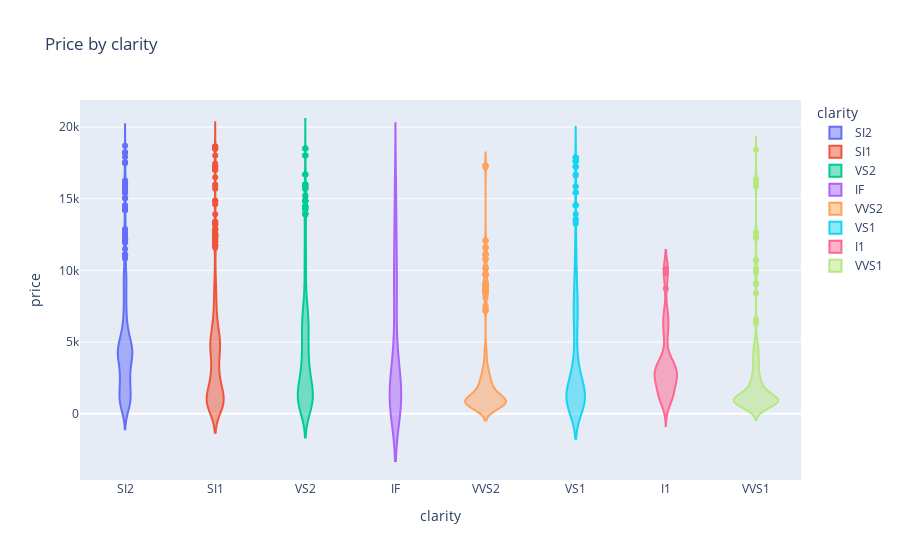

Notebook code for this chart:
### Code cell
plot_diamonds_price_by(diamonds, 'clarity')

### Figure 1 — Plotly figure (JSON) as saved in the notebook; plotly's stock layout.template omitted (floating-point values rounded to 4 significant figures; data arrays with more than 128 entries replaced by an {"elided": "..."} marker saying what was removed)
{"data": [{"alignmentgroup": "True", "box": {"visible": false}, "hovertemplate": "clarity=%{x}<br>price=%{y}<extra></extra>", "legendgroup": "SI2", "marker": {"color": "#636efa"}, "name": "SI2", "offsetgroup": "SI2", "orientation": "v", "scalegroup": "True", "showlegend": true, "type": "violin", "x": {"elided": "670 str values"}, "x0": " ", "xaxis": "x", "y": {"elided": "670 int values"}, "y0": " ", "yaxis": "y"}, {"alignmentgroup": "True", "box": {"visible": false}, "hovertemplate": "clarity=%{x}<br>price=%{y}<extra></extra>", "legendgroup": "SI1", "marker": {"color": "#EF553B"}, "name": "SI1", "offsetgroup": "SI1", "orientation": "v", "scalegroup": "True", "showlegend": true, "type": "violin", "x": {"elided": "942 str values"}, "x0": " ", "xaxis": "x", "y": {"elided": "942 int values"}, "y0": " ", "yaxis": "y"}, {"alignmentgroup": "True", "box": {"visible": false}, "hovertemplate": "clarity=%{x}<br>price=%{y}<extra></extra>", "legendgroup": "VS2", "marker": {"color": "#00cc96"}, "name": "VS2", "offsetgroup": "VS2", "orientation": "v", "scalegroup": "True", "showlegend": true, "type": "violin", "x": {"elided": "949 str values"}, "x0": " ", "xaxis": "x", "y": {"elided": "949 int values"}, "y0": " ", "yaxis": "y"}, {"alignmentgroup": "True", "box": {"visible": false}, "hovertemplate": "clarity=%{x}<br>price=%{y}<extra></extra>", "legendgroup": "IF", "marker": {"color": "#ab63fa"}, "name": "IF", "offsetgroup": "IF", "orientation": "v", "scalegroup": "True", "showlegend": true, "type": "violin", "x": ["IF", "IF", "IF", "IF", "IF", "IF", "IF", "IF", "IF", "IF", "IF", "IF", "IF", "IF", "IF", "IF", "IF", "IF", "IF", "IF", "IF", "IF", "IF", "IF", "IF", "IF", "IF", "IF", "IF", "IF", "IF", "IF", "IF", "IF", "IF", "IF", "IF", "IF", "IF", "IF", "IF", "IF", "IF", "IF", "IF", "IF", "IF", "IF", "IF", "IF", "IF", "IF", "IF", "IF", "IF", "IF", "IF", "IF", "IF", "IF", "IF", "IF", "IF", "IF", "IF", "IF", "IF", "IF", "IF", "IF", "IF", "IF", "IF", "IF", "IF", "IF", "IF", "IF", "IF", "IF", "IF", "IF", "IF", "IF", "IF", "IF", "IF", "IF", "IF", "IF", "IF", "IF", "IF", "IF", "IF", "IF", "IF", "IF", "IF", "IF", "IF", "IF", "IF"], "x0": " ", "xaxis": "x", "y": [918, 789, 956, 954, 1052, 650, 14616, 949, 974, 1905, 1333, 4046, 891, 1333, 7352, 1450, 873, 1046, 988, 11888, 586, 1216, 9596, 566, 12647, 7367, 9820, 918, 10350, 891, 694, 971, 12549, 754, 2598, 3143, 1148, 10419, 2879, 1013, 7207, 886, 16406, 4193, 914, 8655, 914, 2372, 988, 1056, 13998, 9053, 4916, 984, 946, 971, 12549, 754, 2598, 3143, 1148, 10419, 2879, 1013, 7207, 886, 16406, 4193, 914, 8655, 914, 2372, 988, 1056, 13998, 9053, 4916, 984, 946, 971, 12549, 754, 2598, 3143, 1148, 10419, 2879, 1013, 7207, 886, 16406, 4193, 914, 8655, 914, 2372, 988, 1056, 13998, 9053, 4916, 984, 946], "y0": " ", "yaxis": "y"}, {"alignmentgroup": "True", "box": {"visible": false}, "hovertemplate": "clarity=%{x}<br>price=%{y}<extra></extra>", "legendgroup": "VVS2", "marker": {"color": "#FFA15A"}, "name": "VVS2", "offsetgroup": "VVS2", "orientation": "v", "scalegroup": "True", "showlegend": true, "type": "violin", "x": {"elided": "369 str values"}, "x0": " ", "xaxis": "x", "y": {"elided": "369 int values"}, "y0": " ", "yaxis": "y"}, {"alignmentgroup": "True", "box": {"visible": false}, "hovertemplate": "clarity=%{x}<br>price=%{y}<extra></extra>", "legendgroup": "VS1", "marker": {"color": "#19d3f3"}, "name": "VS1", "offsetgroup": "VS1", "orientation": "v", "scalegroup": "True", "showlegend": true, "type": "violin", "x": {"elided": "620 str values"}, "x0": " ", "xaxis": "x", "y": {"elided": "620 int values"}, "y0": " ", "yaxis": "y"}, {"alignmentgroup": "True", "box": {"visible": false}, "hovertemplate": "clarity=%{x}<br>price=%{y}<extra></extra>", "legendgroup": "I1", "marker": {"color": "#FF6692"}, "name": "I1", "offsetgroup": "I1", "orientation": "v", "scalegroup": "True", "showlegend": true, "type": "violin", "x": ["I1", "I1", "I1", "I1", "I1", "I1", "I1", "I1", "I1", "I1", "I1", "I1", "I1", "I1", "I1", "I1", "I1", "I1", "I1", "I1", "I1", "I1", "I1", "I1", "I1", "I1", "I1", "I1", "I1", "I1", "I1", "I1", "I1", "I1", "I1", "I1", "I1", "I1", "I1", "I1", "I1", "I1", "I1", "I1", "I1", "I1", "I1", "I1", "I1", "I1", "I1"], "x0": " ", "xaxis": "x", "y": [8711, 2220, 1599, 6597, 1739, 490, 2068, 2844, 4139, 9789, 3230, 3136, 1158, 3544, 2788, 2398, 6788, 5607, 2647, 1037, 2239, 10076, 3584, 1324, 3060, 1158, 3544, 2788, 2398, 6788, 5607, 2647, 1037, 2239, 10076, 3584, 1324, 3060, 1158, 3544, 2788, 2398, 6788, 5607, 2647, 1037, 2239, 10076, 3584, 1324, 3060], "y0": " ", "yaxis": "y"}, {"alignmentgroup": "True", "box": {"visible": false}, "hovertemplate": "clarity=%{x}<br>price=%{y}<extra></extra>", "legendgroup": "VVS1", "marker": {"color": "#B6E880"}, "name": "VVS1", "offsetgroup": "VVS1", "orientation": "v", "scalegroup": "True", "showlegend": true, "type": "violin", "x": {"elided": "295 str values"}, "x0": " ", "xaxis": "x", "y": {"elided": "295 int values"}, "y0": " ", "yaxis": "y"}], "layout": {"legend": {"title": {"text": "clarity"}, "tracegroupgap": 0}, "title": {"text": "Price by clarity"}, "violinmode": "overlay", "xaxis": {"anchor": "y", "categoryarray": ["SI2", "SI1", "VS2", "IF", "VVS2", "VS1", "I1", "VVS1"], "categoryorder": "array", "domain": [0, 1], "title": {"text": "clarity"}}, "yaxis": {"anchor": "x", "domain": [0, 1], "title": {"text": "price"}}}}
